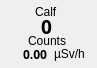
         <widget class="QFrame" name="cps_frame_m9_2">
          <property name="geometry">
           <rect>
            <x>56</x>
            <y>484</y>
            <width>97</width>
            <height>68</height>
           </rect>
          </property>
          <property name="toolTip">
           <string>&lt;html&gt;&lt;head/&gt;&lt;body&gt;&lt;p&gt;Module 9&lt;/p&gt;&lt;/body&gt;&lt;/html&gt;</string>
          </property>
          <property name="frameShape">
           <enum>QFrame::NoFrame</enum>
          </property>
          <property name="frameShadow">
           <enum>QFrame::Plain</enum>
          </property>
          <widget class="QLabel" name="cps_bg_m9_2">
           <property name="geometry">
            <rect>
             <x>2</x>
             <y>2</y>
             <width>91</width>
             <height>62</height>
            </rect>
           </property>
           <property name="frameShadow">
            <enum>QFrame::Sunken</enum>
           </property>
           <property name="text">
            <string/>
           </property>
           <property name="pixmap">
            <pixmap resource="RadMaster 3000+ v0.1/resources.qrc">:/bg/resources/bg/cps_frame.png</pixmap>
           </property>
           <property name="scaledContents">
            <bool>true</bool>
           </property>
          </widget>
          <widget class="QWidget" name="layoutWidget_25">
           <property name="geometry">
            <rect>
             <x>2</x>
             <y>5</y>
             <width>90</width>
             <height>60</height>
            </rect>
           </property>
           <layout class="QVBoxLayout" name="verticalLayout_35">
            <property name="spacing">
             <number>0</number>
            </property>
            <item alignment="Qt::AlignHCenter">
             <widget class="QLabel" name="res_bodypart_9">
              <property name="maximumSize">
               <size>
                <width>16777215</width>
                <height>13</height>
               </size>
              </property>
              <property name="text">
               <string>Calf</string>
              </property>
             </widget>
            </item>
            <item alignment="Qt::AlignHCenter">
             <widget class="QLabel" name="counts_9">
              <property name="maximumSize">
               <size>
                <width>16777215</width>
                <height>16</height>
               </size>
              </property>
              <property name="font">
               <font>
                <family>Arial Black</family>
                <pointsize>14</pointsize>
                <weight>75</weight>
                <bold>true</bold>
               </font>
              </property>
              <property name="text">
               <string>0</string>
              </property>
             </widget>
            </item>
            <item alignment="Qt::AlignHCenter">
             <widget class="QLabel" name="counts_label_9">
              <property name="maximumSize">
               <size>
                <width>16777215</width>
                <height>13</height>
               </size>
              </property>
              <property name="text">
               <string>Counts</string>
              </property>
             </widget>
            </item>
            <item>
             <layout class="QGridLayout" name="gridLayout_28">
              <item row="0" column="0" alignment="Qt::AlignRight">
               <widget class="QLabel" name="res_uSv_9">
                <property name="maximumSize">
                 <size>
                  <width>16777215</width>
                  <height>14</height>
                 </size>
                </property>
                <property name="font">
                 <font>
                  <family>Arial Black</family>
                  <pointsize>9</pointsize>
                  <weight>75</weight>
                  <bold>true</bold>
                 </font>
                </property>
                <property name="text">
                 <string>0.00</string>
                </property>
               </widget>
              </item>
              <item row="0" column="1" alignment="Qt::AlignHCenter">
               <widget class="QLabel" name="res_uSv_label_9">
                <property name="maximumSize">
                 <size>
                  <width>16777215</width>
                  <height>14</height>
                 </size>
                </property>
                <property name="text">
                 <string>µSv/h</string>
                </property>
               </widget>
              </item>
             </layout>
            </item>
           </layout>
          </widget>
         </widget>
